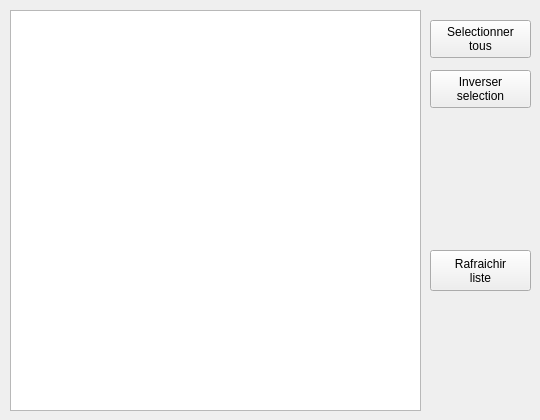
      <widget class="QWidget" name="tab_Workshop">
       <attribute name="title">
        <string>WorkShop</string>
       </attribute>
       <widget class="QListWidget" name="listWidget_Workshop">
        <property name="geometry">
         <rect>
          <x>10</x>
          <y>10</y>
          <width>411</width>
          <height>401</height>
         </rect>
        </property>
        <property name="font">
         <font>
          <family>MS Shell Dlg 2</family>
          <pointsize>10</pointsize>
         </font>
        </property>
       </widget>
       <widget class="QPushButton" name="pushButton_Mods_Workshop_RefreshList">
        <property name="geometry">
         <rect>
          <x>430</x>
          <y>250</y>
          <width>101</width>
          <height>41</height>
         </rect>
        </property>
        <property name="font">
         <font>
          <pointsize>9</pointsize>
         </font>
        </property>
        <property name="text">
         <string>Rafraichir
liste</string>
        </property>
       </widget>
       <widget class="QLabel" name="label_GFX_Workshop">
        <property name="geometry">
         <rect>
          <x>430</x>
          <y>130</y>
          <width>101</width>
          <height>101</height>
         </rect>
        </property>
        <property name="text">
         <string notr="true"/>
        </property>
        <property name="pixmap">
         <pixmap resource="ressources.qrc">:/gfx/Steam_Icon.png</pixmap>
        </property>
        <property name="scaledContents">
         <bool>true</bool>
        </property>
       </widget>
       <widget class="QPushButton" name="pushButton_Mods_Workshop_InvSelect">
        <property name="geometry">
         <rect>
          <x>430</x>
          <y>70</y>
          <width>101</width>
          <height>38</height>
         </rect>
        </property>
        <property name="font">
         <font>
          <pointsize>9</pointsize>
         </font>
        </property>
        <property name="text">
         <string>Inverser
selection</string>
        </property>
       </widget>
       <widget class="QPushButton" name="pushButton_Mods_Workshop_SelectAll">
        <property name="geometry">
         <rect>
          <x>430</x>
          <y>20</y>
          <width>101</width>
          <height>38</height>
         </rect>
        </property>
        <property name="font">
         <font>
          <pointsize>9</pointsize>
         </font>
        </property>
        <property name="text">
         <string>Selectionner
tous</string>
        </property>
       </widget>
      </widget>
